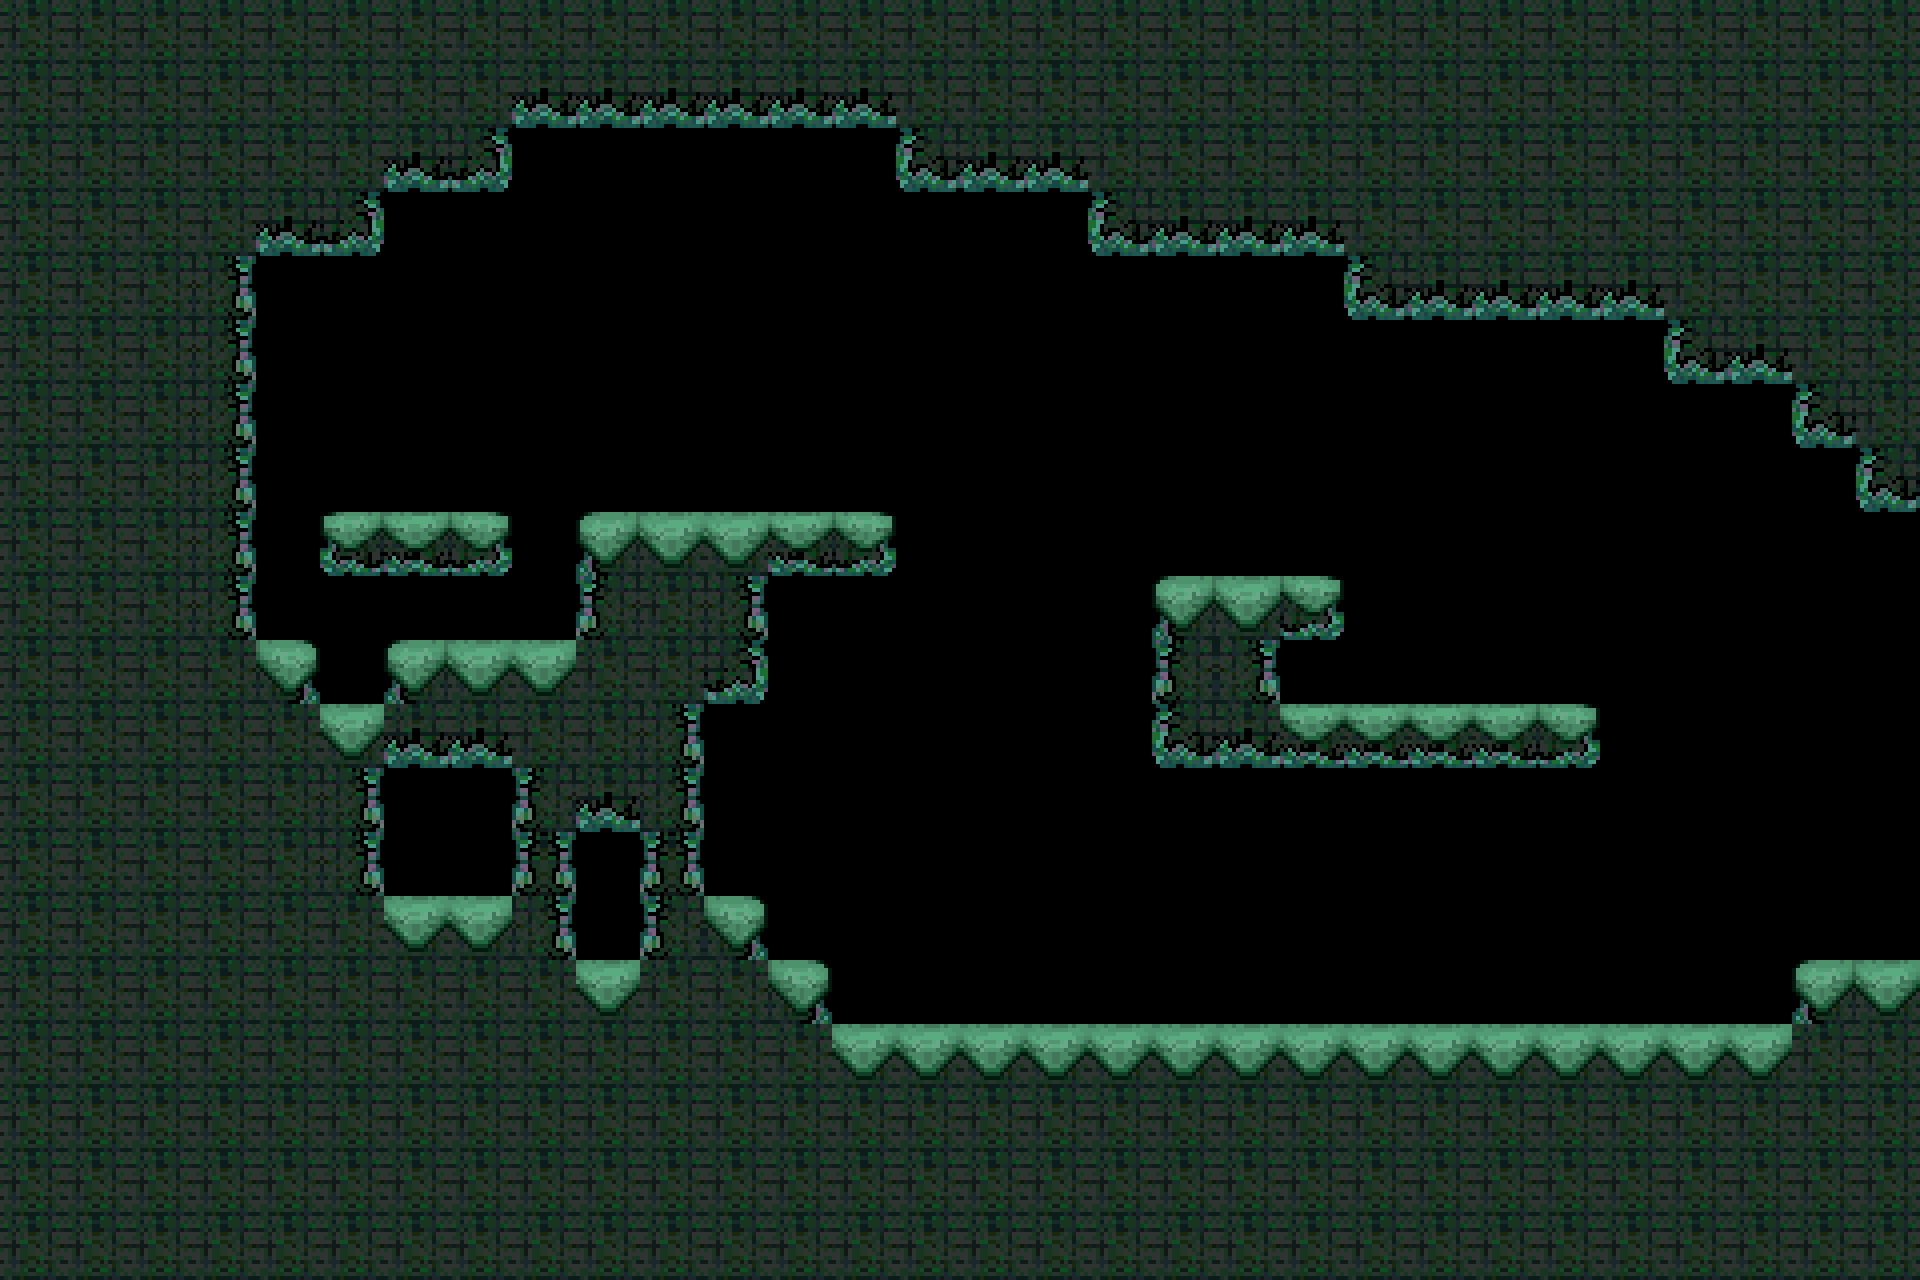

This is a level from a 2D game, rendered from its Tiled map with the project's own tilesets. A one-line summary and the complete map file follow:
An orthogonal 30x20 tile map with 64x64 px tiles, 1 tile layer (tiles) and 5 objects (E, end).

<map version="1.4" tiledversion="1.4.3" orientation="orthogonal" renderorder="right-down" width="30" height="20" tilewidth="64" tileheight="64" infinite="0" nextlayerid="5" nextobjectid="7">
 <tileset firstgid="1" source="../level0.tsx" />
 <layer id="1" name="tiles" width="30" height="20">
  <data encoding="csv">
6,6,6,6,6,6,6,6,6,6,6,6,6,6,6,6,6,6,6,6,6,6,6,6,6,6,6,6,6,6,
6,6,6,6,6,6,6,6,10,10,10,10,10,10,6,6,6,6,6,6,6,6,6,6,6,6,6,6,6,6,
6,6,6,6,6,6,10,11,0,0,0,0,0,0,9,10,10,6,6,6,6,6,6,6,6,6,6,6,6,6,
6,6,6,6,10,11,0,0,0,0,0,0,0,0,0,0,0,9,10,10,10,6,6,6,6,6,6,6,6,6,
6,6,6,7,0,0,0,0,0,0,0,0,0,0,0,0,0,0,0,0,0,9,10,10,10,10,6,6,6,6,
6,6,6,7,0,0,0,0,0,0,0,0,0,0,0,0,0,0,0,0,0,0,0,0,0,0,9,10,6,6,
6,6,6,7,0,0,0,0,0,0,0,0,0,0,0,0,0,0,0,0,0,0,0,0,0,0,0,0,9,6,
6,6,6,7,0,0,0,0,0,0,0,0,0,0,0,0,0,0,0,0,0,0,0,0,0,0,0,0,0,9,
6,6,6,7,0,13,14,15,0,1,2,2,14,15,0,0,0,0,0,0,0,0,0,0,0,0,0,0,0,0,
6,6,6,7,0,0,0,0,0,5,6,7,0,0,0,0,0,0,1,2,15,0,0,0,0,0,0,0,0,0,
6,6,6,6,3,0,1,2,2,6,6,11,0,0,0,0,0,0,5,7,0,0,0,0,0,0,0,0,0,0,
6,6,6,6,6,2,10,10,6,6,7,0,0,0,0,0,0,0,9,10,14,14,14,14,15,0,0,0,0,0,
6,6,6,6,6,7,0,0,5,10,7,0,0,0,0,0,0,0,0,0,0,0,0,0,0,0,0,0,0,0,
6,6,6,6,6,7,0,0,8,0,8,0,0,0,0,0,0,0,0,0,0,0,0,0,0,0,0,0,0,0,
6,6,6,6,6,6,2,2,7,0,5,3,0,0,0,0,0,0,0,0,0,0,0,0,0,0,0,0,0,0,
6,6,6,6,6,6,6,6,6,2,6,6,3,0,0,0,0,0,0,0,0,0,0,0,0,0,0,0,1,2,
6,6,6,6,6,6,6,6,6,6,6,6,6,2,2,2,2,2,2,2,2,2,2,2,2,2,2,2,6,6,
6,6,6,6,6,6,6,6,6,6,6,6,6,6,6,6,6,6,6,6,6,6,6,6,6,6,6,6,6,6,
6,6,6,6,6,6,6,6,6,6,6,6,6,6,6,6,6,6,6,6,6,6,6,6,6,6,6,6,6,6,
6,6,6,6,6,6,6,6,6,6,6,6,6,6,6,6,6,6,6,6,6,6,6,6,6,6,6,6,6,6
</data>
 </layer>
 <objectgroup id="3" name="conx">
  <object id="6" name="E" x="1833.2" y="557.085" width="71.2551" height="341.161" />
 </objectgroup>
 <objectgroup id="4" name="spawns">
  <object id="4" name="end" x="427.185" y="462.337">
   <point />
  </object>
 </objectgroup>
 <objectgroup id="2" name="collision">
  <object id="1" x="0" y="0">
   <polygon points="0,0 1920,0 1920,512 1856,512 1856,448 1792,448 1792,384 1664,384 1664,320 1344,320 1344,256 1088,256 1088,192 896,192 896,128 512,128 512,192 384,192 384,256 256,256 256,640 320,640 320,704 384,704 384,640 576,640 576,512 896,512 896,576 768,576 768,704 704,704 704,896 768,896 768,960 832,960 832,1024 1792,1024 1792,960 1920,960 1920,1280 0,1280" />
  </object>
  <object id="2" x="320" y="512">
   <polygon points="0,0 192,0 192,64 0,64" />
  </object>
  <object id="3" x="1152" y="576">
   <polygon points="0,0 192,0 192,64 128,64 128,128 448,128 448,192 0,192" />
  </object>
 </objectgroup>
</map>
